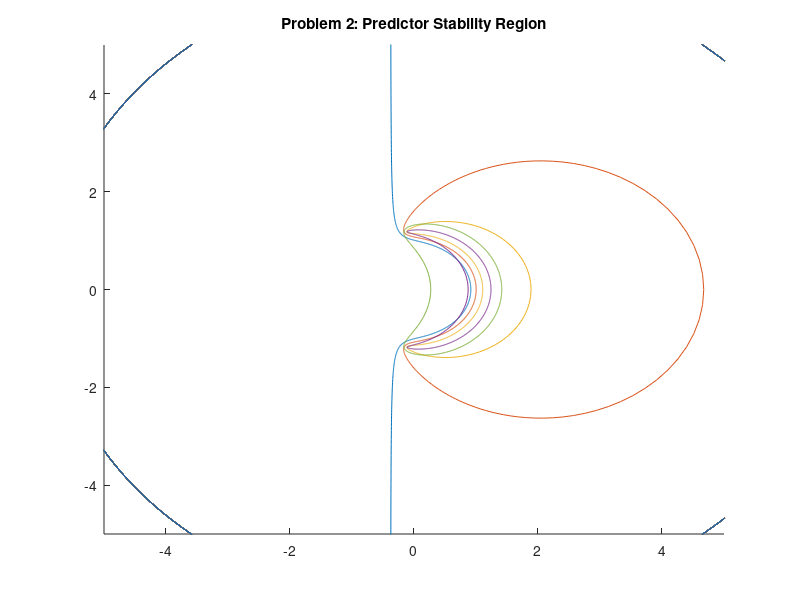

MATLAB code to generate this figure:
% Midterm Exam: System Simulation
% Written by Josh Humphrey

%% Problem 2

% Plot the Stability Region:
figure(1)
run=2;
Nr=10;
Ntheta=80;

rho=linspace(1,Nr,Nr)/Nr;
theta=linspace(0,(Ntheta-1)/Ntheta,Ntheta)*2*pi;
    
rhocw=rho;
rhoccw=rho;

B0 = 11/17;
B1 = 121/102;

p=linspace(0,2*pi,1001);
for m=1:Nr
    r=rho(Nr-m+1);
    z=r*exp(i*p);
    w=(B1.*z+B0)./(z.^2+z);
    if(r>0.57)
        rhoccw(m)=100;
        title('Problem 2: Predictor Stability Region')
        hold on
        plot(real(w),imag(w))
        hold off
        axis([-5 5 -5 5])
    end    
    
end
if(run==3)
    pause
end


r1=linspace(min(rhoccw),1,1001);

for m=1:length(theta)
    z1=r1*exp(i*theta(m));
    w1=(B1.*z+B0)./(z.^2+z);
    hold on
        plot(real(w1),imag(w1))
    hold off
end

